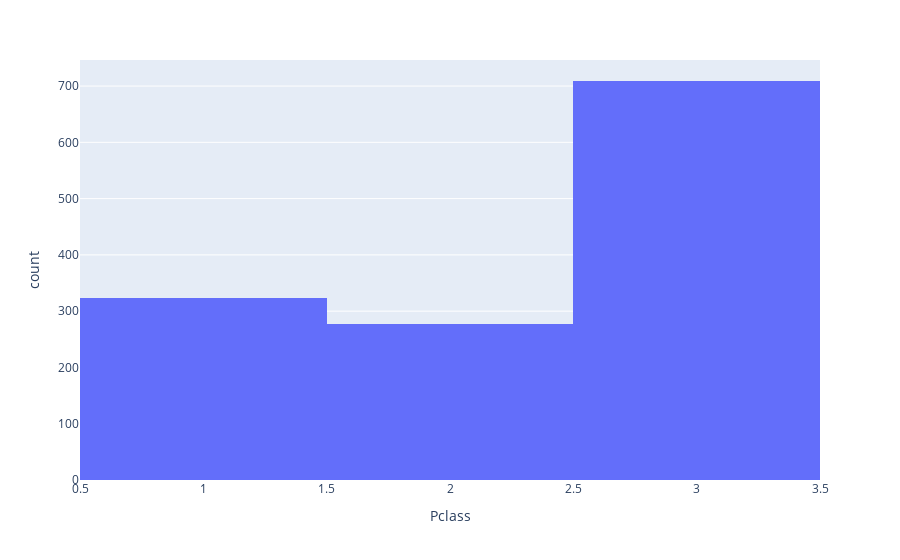

Notebook cell for this chart:
### Code cell
fig = px.histogram(titanic, x="Pclass")
fig.show()

### Figure 1 — Plotly figure (JSON) as saved in the notebook; plotly's stock layout.template omitted (floating-point values rounded to 4 significant figures; data arrays with more than 128 entries replaced by an {"elided": "..."} marker saying what was removed)
{"data": [{"alignmentgroup": "True", "bingroup": "x", "hovertemplate": "Pclass=%{x}<br>count=%{y}<extra></extra>", "legendgroup": "", "marker": {"color": "#636efa", "pattern": {"shape": ""}}, "name": "", "offsetgroup": "", "orientation": "v", "showlegend": false, "type": "histogram", "x": {"elided": "1309 int values"}, "xaxis": "x", "yaxis": "y"}], "layout": {"barmode": "relative", "legend": {"tracegroupgap": 0}, "margin": {"t": 60}, "xaxis": {"anchor": "y", "domain": [0, 1], "title": {"text": "Pclass"}}, "yaxis": {"anchor": "x", "domain": [0, 1], "title": {"text": "count"}}}}
